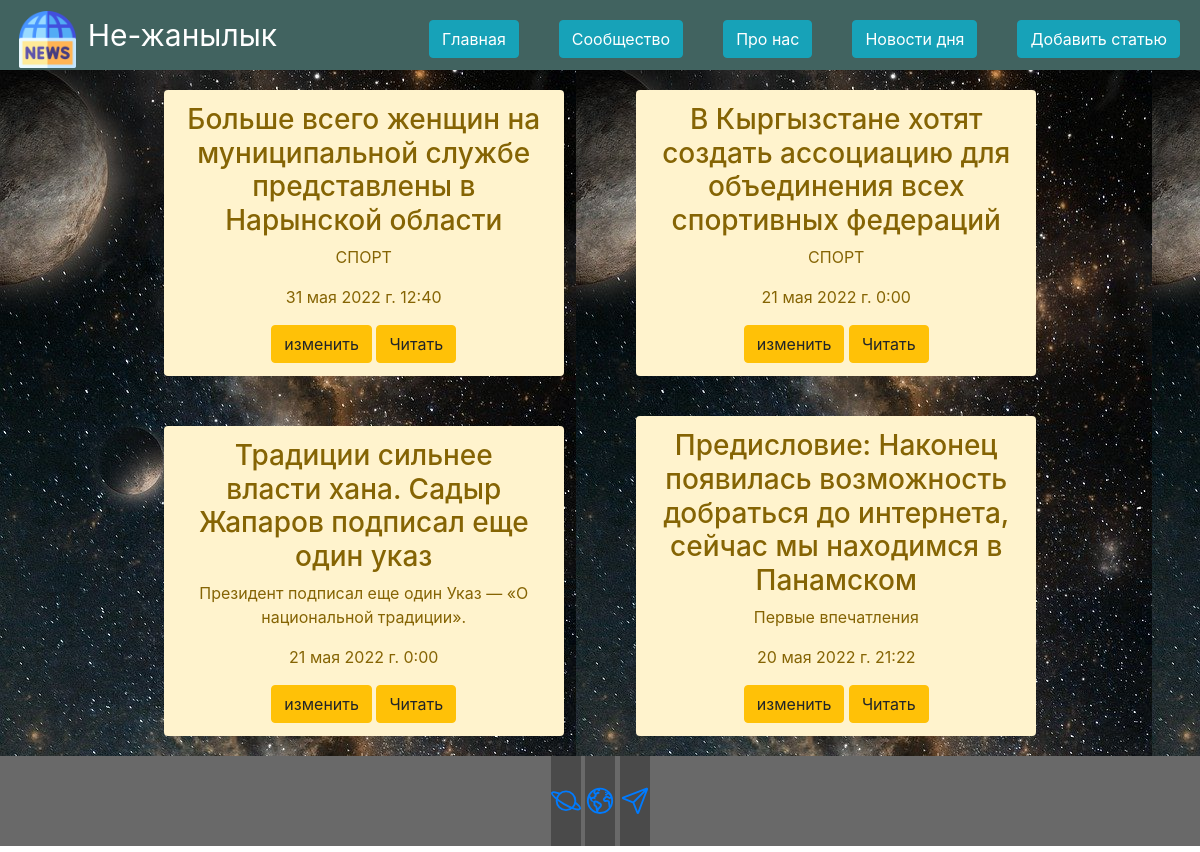
Before: /news/ with the older database file.
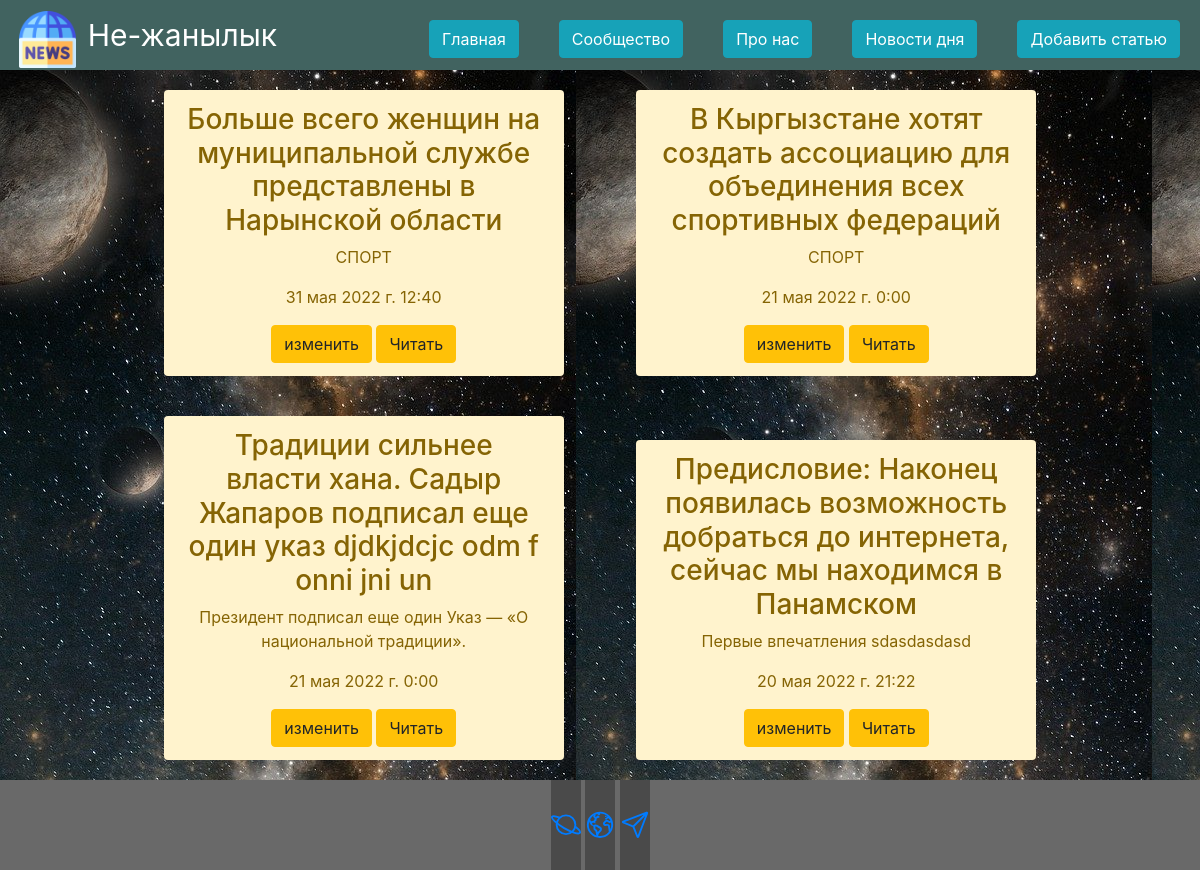
After: the same page with the newer database file.
### news/models.py (models this page shows, shortened)
class Articles(models.Model):
    title = models.CharField('Название', max_length=100)
    anons = models.CharField('Анонс', max_length=150)
    full_text = models.TextField('Статья')
    date = models.DateTimeField('Дата публикации')
    class Meta:
        verbose_name = 'Новость'
        verbose_name_plural = 'Новости'

### news/views.py (the view)
# urls.py: path('', views.news_home, name='news_home'),
def news_home(request):
    news = Articles.objects.order_by('-date')
    return render(request, 'news_home.html', {'news': news})

### news/templates/news_home.html (shortened to what this page needs)
{% extends 'main/layout.html' %}
{% block content %}
<div align="center" class="news-div">
    {% for el in news %}
        <div class="eler eler-war">
            <h3>{{ el.title }}</h3>
            <p>{{ el.anons }}</p>
            <p>{{ el.date }}</p>
            <a class="btn btn-warning" href="{% url 'news-update' el.id %}">изменить</a>
            <a href="{% url 'news-detail' el.id %}" class="btn btn-warning">Читать</a>
        </div>
    {% endfor %}
</div>
{% endblock %}

Changed rows visible on the page:
changed Articles "Президент подписал еще один Указ — «О национальной традиции».": title "Традиции сильнее власти хана. Садыр Жапаров подписал еще один указ" → "Традиции сильнее власти хана. Садыр Жапаров подписал еще один указ djdkjdcjc odm f onni jni un"
changed Articles: anons "Первые впечатления" → "Первые впечатления sdasdasdasd"
